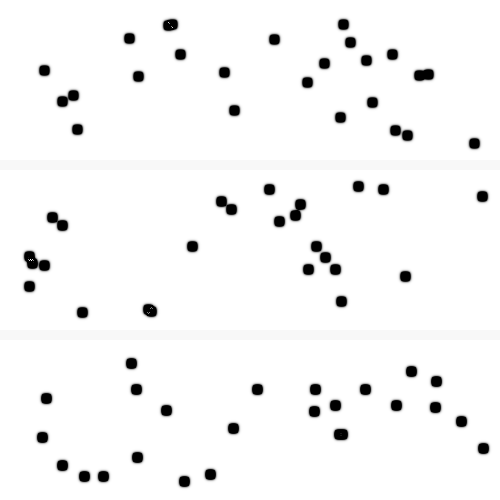
Frame 1 (no input)
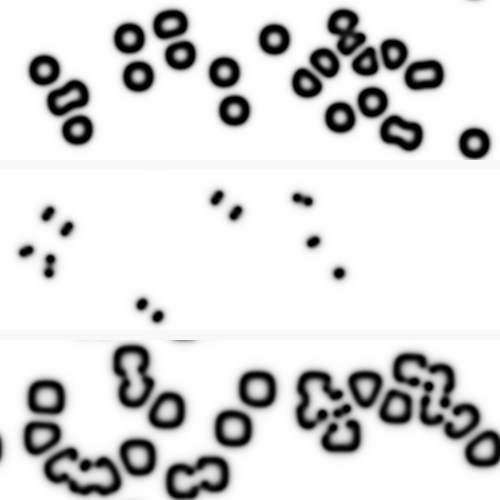
Frame 60 (no input)
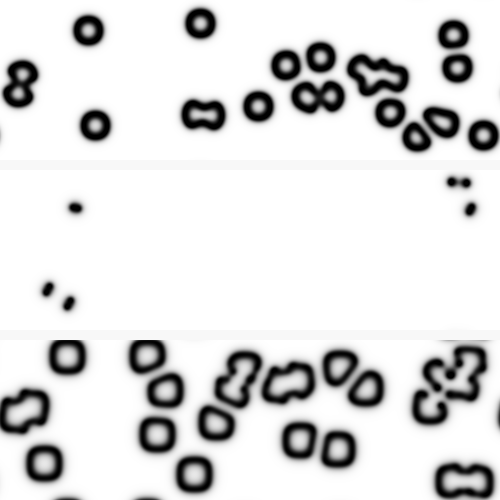
Frame 120 (the mouse pressed at the canvas centre since frame 60)

The p5.js sketch that drew these frames (run headless with seeded random() and noise() and a simulated clock; from frame 60 on, the mouse is pressed at the canvas centre):

// p5.js sketch
// ── sketch.js
// 반응확산(Gray-Scott) 3가지 파라미터 프리셋(산호/유사분열/솔리톤)을 한 캔버스에
// 3개 띠로 동시 시뮬레이션한다. B가 우세한 곳이 검게 나타난다. 클릭: 재시드.
const PRESETS = [
  { f: 0.0545, k: 0.062 },   // 산호
  { f: 0.0367, k: 0.0649 },  // 유사분열
  { f: 0.030, k: 0.060 },    // 솔리톤
];
const SIM_W = 500, SIM_H = 160, GAP = 10;
const dA = 1.0, dB = 0.5;
let sims, imgs;

function makeSim() {
  const len = SIM_W * SIM_H;
  const A = new Float32Array(len).fill(1);
  const B = new Float32Array(len).fill(0);
  for (let n = 0; n < 25; n++) {
    const cx = floor(random(16, SIM_W - 16)), cy = floor(random(16, SIM_H - 16));
    for (let y = -3; y <= 3; y++)
      for (let x = -3; x <= 3; x++)
        B[(cy + y) * SIM_W + cx + x] = 1;
  }
  return { A, B, A2: new Float32Array(len), B2: new Float32Array(len) };
}

function lap(F, x, y) {
  const xm = (x - 1 + SIM_W) % SIM_W, xp = (x + 1) % SIM_W;
  const ym = (y - 1 + SIM_H) % SIM_H, yp = (y + 1) % SIM_H;
  return F[y * SIM_W + xm] * 0.2 + F[y * SIM_W + xp] * 0.2 + F[ym * SIM_W + x] * 0.2 + F[yp * SIM_W + x] * 0.2
       + F[ym * SIM_W + xm] * 0.05 + F[ym * SIM_W + xp] * 0.05 + F[yp * SIM_W + xm] * 0.05 + F[yp * SIM_W + xp] * 0.05
       - F[y * SIM_W + x];
}

function step(sim, f, k) {
  const { A, B, A2, B2 } = sim;
  for (let y = 0; y < SIM_H; y++) {
    for (let x = 0; x < SIM_W; x++) {
      const i = y * SIM_W + x;
      const a = A[i], b = B[i];
      const abb = a * b * b;
      A2[i] = a + dA * lap(A, x, y) - abb + f * (1 - a);
      B2[i] = b + dB * lap(B, x, y) + abb - (k + f) * b;
    }
  }
  sim.A = A2; sim.A2 = A;
  sim.B = B2; sim.B2 = B;
}

function reseed() {
  sims = PRESETS.map(makeSim);
}

function setup() {
  createCanvas(SIM_W, SIM_H * 3 + GAP * 2); // 500x500
  pixelDensity(1);
  imgs = PRESETS.map(() => createImage(SIM_W, SIM_H));
  reseed();
}

function draw() {
  background(248);
  sims.forEach((sim, idx) => {
    for (let i = 0; i < 8; i++) step(sim, PRESETS[idx].f, PRESETS[idx].k);
    const img = imgs[idx];
    img.loadPixels();
    for (let i = 0; i < SIM_W * SIM_H; i++) {
      const v = constrain(sim.A[i] - sim.B[i], 0, 1) * 255;
      img.pixels[i * 4] = img.pixels[i * 4 + 1] = img.pixels[i * 4 + 2] = v;
      img.pixels[i * 4 + 3] = 255;
    }
    img.updatePixels();
    const yPos = idx * (SIM_H + GAP);
    image(img, 0, yPos, SIM_W, SIM_H);
  });
}

function mousePressed() {
  if (mouseX >= 0 && mouseX < width && mouseY >= 0 && mouseY < height) reseed();
}
